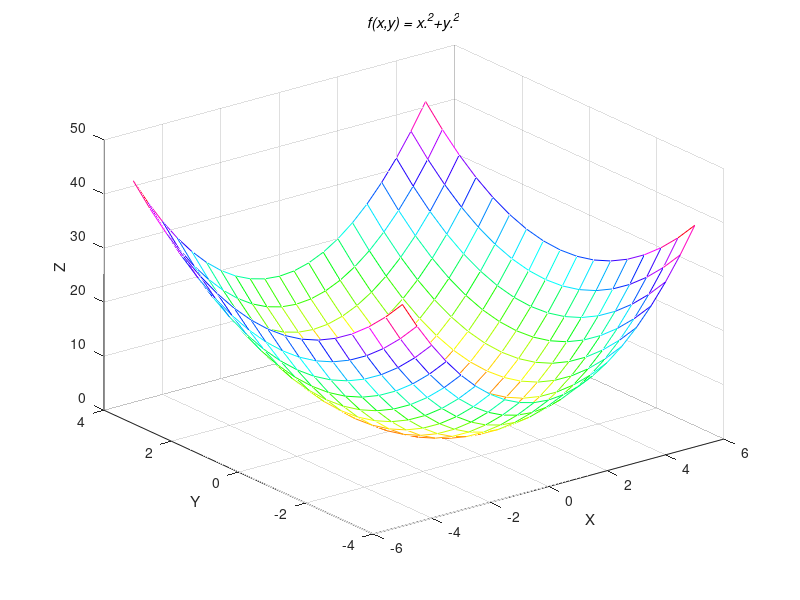

Reproduce this figure in MATLAB.
[x,y] = meshgrid(-5:.5:5,-4:.5:4);
z = x.^2+y.^2;
mesh(x,y,z)
colormap hsv
title('\itf(x,y) = x.^2+y.^2')
xlabel('X')
ylabel('Y')
zlabel('Z')